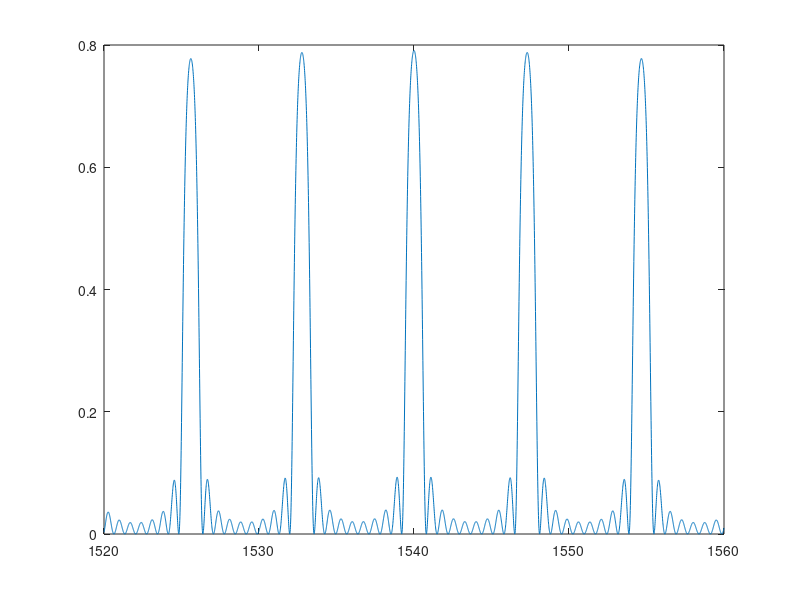

Recreate this plot in MATLAB.
clear all
close all
clc

lamda0=1540; % nanometri
ni2=3.2609;
ni1=3.2255;
%deltan=ni2.*1./lamda0; %radi po formuliiiiiiii
deltan=0; %radi po formuliiiiiiii
n2=3.2609+deltan;
n1=3.2255+deltan;
r=abs((n1-n2)/(n1+n2));
t=2*sqrt(n1*n2)/(n1+n2);

delta=20;
N=5000;
bursts=10;
z0=50000;
z1=3000;
%L1=lamda0./(4.*n1);
L1=lamda0./(4.*ni1);
%L2=lamda0./(4.*n2);
L2=lamda0./(4.*ni2);
lmbda=linspace(lamda0-delta,lamda0+delta,N);
m=round(z1/(L1+L2));
z1=m.*(L1+L2);
L3=round((z0-z1)./(lamda0./(2*ni2)));
L3=L3.*lamda0./(2*ni2);

beta1=2.*pi.*n1./lmbda;
beta2=2.*pi.*n2./lmbda;
beta3=beta2;

phiplus=beta1.*L1+beta2.*L2;
phiminus=beta1.*L1-beta2.*L2;

matrix=zeros(2,2,N);
matrix(1,1,:)=(exp(j.*phiplus)-r^2.*exp(-j.*phiminus))./t.^2;
matrix(1,2,:)=r.*(exp(j.*phiplus)-exp(-j.*phiminus))./t.^2;
matrix(2,1,:)=r.*(exp(-j.*phiplus)-exp(j.*phiminus))./t.^2;
matrix(2,2,:)=(exp(-j.*phiplus)-r^2.*exp(j.*phiminus))./t.^2;


for i=1:N
matrix(:,:,i)=matrix(:,:,i)^m;
end
matrix2=matrix; %treba nam da bi dodali na kraj jos jedan ovakav

%% pomnoziti matrix sa refl(nije potreban) i transl
%refl=ones(2,2,N);
%refl(1,2,:)=r;
%refl(2,1,:)=r;
%refl=refl./t;

transm=zeros(2,2,N);
transm(1,1,:)=exp(j.*beta3.*L3);
%transm(1,2,:)=exp(-j.*beta3.*L3);
%transm(2,1,:)=exp(j.*beta3.*L3);
transm(2,2,:)=exp(-j.*beta3.*L3);

for i=1:N
%matrix(:,:,i)=(matrix(:,:,i)*refl(:,:,i))*transm(:,:,i);
matrix(:,:,i)=matrix(:,:,i)*transm(:,:,i);
end
%%----------------------------------------


%% podici matrix na burst ekvivalentno sa N burstova
for i=1:N
matrix(:,:,i)=matrix(:,:,i)^bursts;
end
%%-------------------------



%% pomnoziti sa jos jednom matrix na m ekv sa dodavanjem jos m resetaka na kraj;
for i=1:N
matix(:,:,i)=matrix(:,:,i)*matrix2(:,:,i);
end
%%====================================

reflection=abs((matrix(2,1,:)./matrix(1,1,:)));
phase=unwrap(angle(matrix(2,1,:)./matrix(1,1,:)));

reflection=reshape(reflection,1,[]);
phase=reshape(phase,1,[]);

plot(lmbda,reflection.^2) 
%figure(2)
%plot(lmbda,phase)
